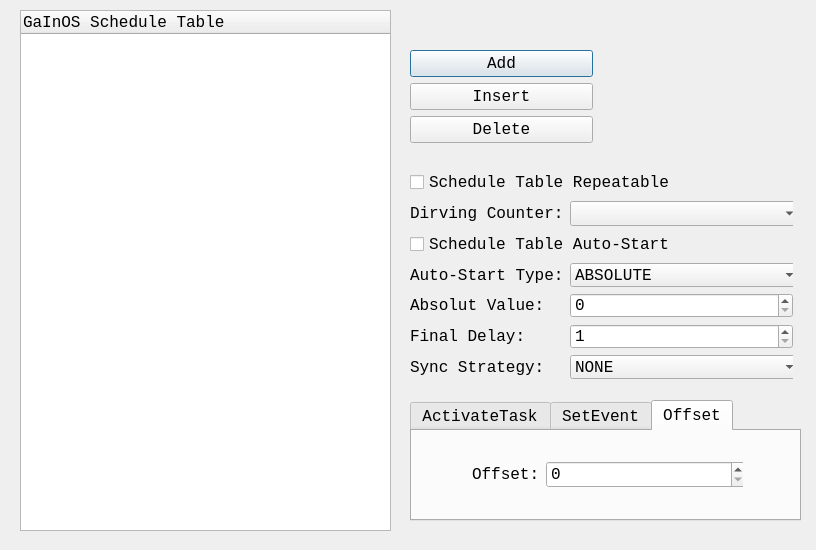
<?xml version="1.0" encoding="UTF-8"?>
<ui version="4.0">
 <class>ScheduleTable</class>
 <widget class="QDialog" name="ScheduleTable">
  <property name="geometry">
   <rect>
    <x>0</x>
    <y>0</y>
    <width>816</width>
    <height>550</height>
   </rect>
  </property>
  <property name="font">
   <font>
    <family>Consolas</family>
    <pointsize>12</pointsize>
    <weight>50</weight>
    <bold>false</bold>
   </font>
  </property>
  <property name="windowTitle">
   <string>GaInOS Schedule Table Configure</string>
  </property>
  <widget class="QTreeWidget" name="trSchedTable">
   <property name="geometry">
    <rect>
     <x>20</x>
     <y>10</y>
     <width>371</width>
     <height>521</height>
    </rect>
   </property>
   <column>
    <property name="text">
     <string>GaInOS Schedule Table</string>
    </property>
   </column>
  </widget>
  <widget class="QTabWidget" name="tblSchedTable">
   <property name="geometry">
    <rect>
     <x>410</x>
     <y>400</y>
     <width>391</width>
     <height>121</height>
    </rect>
   </property>
   <property name="currentIndex">
    <number>2</number>
   </property>
   <widget class="QWidget" name="tab">
    <attribute name="title">
     <string>ActivateTask</string>
    </attribute>
    <widget class="QWidget" name="layoutWidget">
     <property name="geometry">
      <rect>
       <x>14</x>
       <y>31</y>
       <width>361</width>
       <height>27</height>
      </rect>
     </property>
     <layout class="QHBoxLayout" name="horizontalLayout">
      <item>
       <widget class="QLabel" name="label">
        <property name="text">
         <string>Activate Task Id:</string>
        </property>
       </widget>
      </item>
      <item>
       <widget class="QComboBox" name="cmbxActTskId">
        <property name="minimumSize">
         <size>
          <width>200</width>
          <height>0</height>
         </size>
        </property>
       </widget>
      </item>
     </layout>
    </widget>
   </widget>
   <widget class="QWidget" name="tab_2">
    <attribute name="title">
     <string>SetEvent</string>
    </attribute>
    <widget class="QWidget" name="layoutWidget">
     <property name="geometry">
      <rect>
       <x>14</x>
       <y>14</y>
       <width>361</width>
       <height>58</height>
      </rect>
     </property>
     <layout class="QGridLayout" name="gridLayout_2">
      <item row="0" column="0" colspan="2">
       <widget class="QLabel" name="label_2">
        <property name="text">
         <string>SetEvent Task Id:</string>
        </property>
       </widget>
      </item>
      <item row="0" column="2">
       <widget class="QComboBox" name="cmbxSetTskId">
        <property name="minimumSize">
         <size>
          <width>200</width>
          <height>0</height>
         </size>
        </property>
       </widget>
      </item>
      <item row="1" column="0">
       <widget class="QLabel" name="label_3">
        <property name="text">
         <string>SetEvent Event:</string>
        </property>
       </widget>
      </item>
      <item row="1" column="1" colspan="2">
       <widget class="QComboBox" name="cmbxSetEnt">
        <property name="minimumSize">
         <size>
          <width>150</width>
          <height>0</height>
         </size>
        </property>
       </widget>
      </item>
     </layout>
    </widget>
   </widget>
   <widget class="QWidget" name="tab_3">
    <attribute name="title">
     <string>Offset</string>
    </attribute>
    <widget class="QWidget" name="layoutWidget">
     <property name="geometry">
      <rect>
       <x>60</x>
       <y>30</y>
       <width>271</width>
       <height>27</height>
      </rect>
     </property>
     <layout class="QHBoxLayout" name="horizontalLayout_3">
      <item>
       <widget class="QLabel" name="label_4">
        <property name="text">
         <string>Offset:</string>
        </property>
       </widget>
      </item>
      <item>
       <widget class="QSpinBox" name="spbxSchedEpOffset">
        <property name="minimumSize">
         <size>
          <width>200</width>
          <height>0</height>
         </size>
        </property>
        <property name="maximum">
         <number>65535</number>
        </property>
       </widget>
      </item>
     </layout>
    </widget>
   </widget>
  </widget>
  <widget class="QWidget" name="layoutWidget">
   <property name="geometry">
    <rect>
     <x>410</x>
     <y>50</y>
     <width>183</width>
     <height>95</height>
    </rect>
   </property>
   <layout class="QVBoxLayout" name="verticalLayout">
    <item>
     <widget class="QPushButton" name="btnAdd">
      <property name="minimumSize">
       <size>
        <width>181</width>
        <height>0</height>
       </size>
      </property>
      <property name="text">
       <string>Add</string>
      </property>
     </widget>
    </item>
    <item>
     <widget class="QPushButton" name="btnInsert">
      <property name="text">
       <string>Insert</string>
      </property>
     </widget>
    </item>
    <item>
     <widget class="QPushButton" name="btnDelete">
      <property name="text">
       <string>Delete</string>
      </property>
     </widget>
    </item>
   </layout>
  </widget>
  <widget class="QWidget" name="layoutWidget">
   <property name="geometry">
    <rect>
     <x>410</x>
     <y>170</y>
     <width>383</width>
     <height>209</height>
    </rect>
   </property>
   <layout class="QGridLayout" name="gridLayout">
    <item row="0" column="0" colspan="2">
     <widget class="QCheckBox" name="cbxSchedTblRepeatable">
      <property name="text">
       <string>Schedule Table Repeatable</string>
      </property>
     </widget>
    </item>
    <item row="1" column="0">
     <widget class="QLabel" name="label_5">
      <property name="text">
       <string>Dirving Counter:</string>
      </property>
     </widget>
    </item>
    <item row="1" column="1">
     <widget class="QComboBox" name="cmbxSchedTblDrivingCounter">
      <property name="minimumSize">
       <size>
        <width>231</width>
        <height>0</height>
       </size>
      </property>
     </widget>
    </item>
    <item row="2" column="0" colspan="2">
     <widget class="QCheckBox" name="cbxSchedTblAutostartable">
      <property name="text">
       <string>Schedule Table Auto-Start</string>
      </property>
     </widget>
    </item>
    <item row="3" column="0">
     <widget class="QLabel" name="label_6">
      <property name="text">
       <string>Auto-Start Type:</string>
      </property>
     </widget>
    </item>
    <item row="3" column="1">
     <widget class="QComboBox" name="cmbxSchedTblAutoStartType">
      <property name="minimumSize">
       <size>
        <width>231</width>
        <height>0</height>
       </size>
      </property>
      <item>
       <property name="text">
        <string>ABSOLUTE</string>
       </property>
      </item>
      <item>
       <property name="text">
        <string>RELATIVE</string>
       </property>
      </item>
      <item>
       <property name="text">
        <string>SYNCHRON</string>
       </property>
      </item>
     </widget>
    </item>
    <item row="4" column="0">
     <widget class="QLabel" name="lblSchedTblAbsRel">
      <property name="text">
       <string>Absolut Value:</string>
      </property>
     </widget>
    </item>
    <item row="4" column="1">
     <widget class="QSpinBox" name="spbxSchedTblAbsRel">
      <property name="minimumSize">
       <size>
        <width>181</width>
        <height>0</height>
       </size>
      </property>
      <property name="maximum">
       <number>65535</number>
      </property>
     </widget>
    </item>
    <item row="5" column="0">
     <widget class="QLabel" name="label_7">
      <property name="text">
       <string>Final Delay:</string>
      </property>
     </widget>
    </item>
    <item row="5" column="1">
     <widget class="QSpinBox" name="spbxSchedTblFinalDelay">
      <property name="minimumSize">
       <size>
        <width>181</width>
        <height>0</height>
       </size>
      </property>
      <property name="minimum">
       <number>1</number>
      </property>
      <property name="maximum">
       <number>65535</number>
      </property>
     </widget>
    </item>
    <item row="6" column="0">
     <widget class="QLabel" name="label_8">
      <property name="text">
       <string>Sync Strategy:</string>
      </property>
     </widget>
    </item>
    <item row="6" column="1">
     <widget class="QComboBox" name="cmbxSchedTblSyncStrategy">
      <property name="minimumSize">
       <size>
        <width>231</width>
        <height>0</height>
       </size>
      </property>
      <item>
       <property name="text">
        <string>NONE</string>
       </property>
      </item>
      <item>
       <property name="text">
        <string>EXPLICIT</string>
       </property>
      </item>
      <item>
       <property name="text">
        <string>IMPLICIT</string>
       </property>
      </item>
     </widget>
    </item>
   </layout>
  </widget>
 </widget>
 <resources/>
 <connections/>
</ui>
